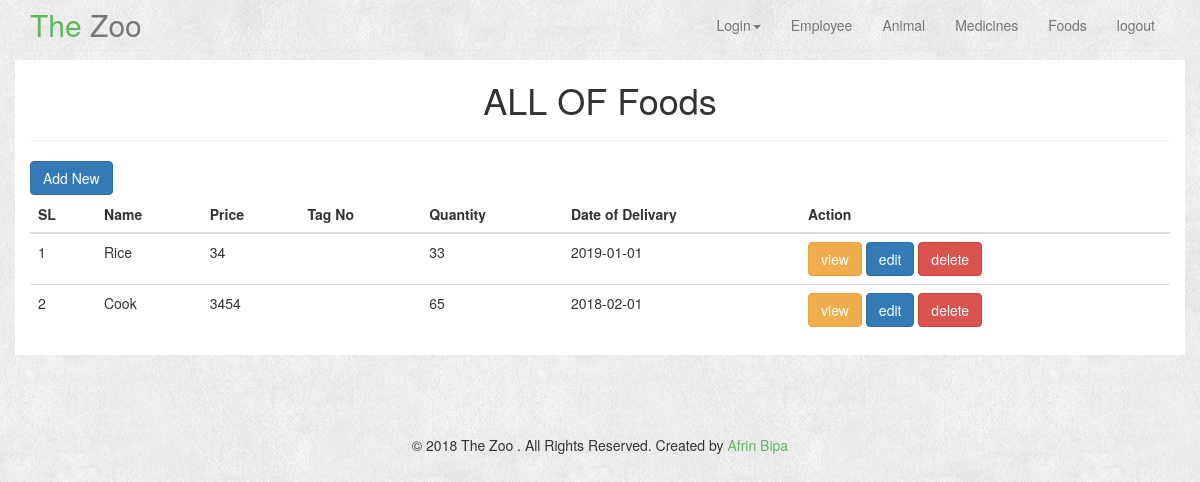
Page /Login/FoodIndex.php (signed in) on the committed database.
### tables this page shows
CREATE TABLE `food` (
  `id` int(55) NOT NULL,
  `name` varchar(55) NOT NULL,
  `price` double NOT NULL,
  `quantity` double NOT NULL,
  `delivery_time` date NOT NULL,
  `E_id` int(11) NOT NULL
);

### Login/FoodIndex.php (the view, shortened to what this page needs)
<?php
$conn = mysqli_connect('localhost','root','','registrations');
$sql = "SELECT * FROM food";
$result = mysqli_query($conn, $sql);
?>
<?php include('header.php') ?>
<br><br><br>
<div style="background-color: white" class="container">
    <h1 align="center">ALL OF Foods</h1>
    <hr>
    <a href="Food.php" class="btn btn-primary">Add New</a>
    <div class="row">
        <div class="col-md-6 col-md-offset-2">
            <div class="col-md-6">
            </div>
        </div>
    </div>
    <table class="table">
        <thead>
        <th>SL</th>
        <th>Name</th>
        <th>Price</th>
        <th>Tag No</th>
        <th>Quantity</th>
        <th>Date of Delivary</th>
        <th>Action</th>
        <thead>
        <tbody>
        <?php $i=1; ?>
        <?php while($row = mysqli_fetch_assoc($result)){
            ?>
            <tr>
                <td><?php echo $i; ?></td>
                <td><?php echo $row['name'] ?></td>
                <td><?php echo $row['price']?></td>
                <td><?php echo $row['tag']?></td>
                <td><?php echo $row['quantity']?></td>
                <td><?php echo $row['delivery_time']?></td>
                <td>
                    <a class="btn btn-warning" href="FoodView.php?id=<?php echo $row['id'] ?>">view</a>
                    <a class="btn btn-primary" href="FoodEdit.php?id=<?php echo $row['id'] ?>">edit</a>
                    <a class="btn btn-danger" onclick ="return confirm('Do you want to delete?')" href="FoodDelete.php?id=<?php echo $row['id'] ?>">delete</a>
                </td>
            </tr>
            <?php $i++; ?>
        <?php } ?>
        </tbody>
    </table>
</div>
<?php include('footer.php') ?>

### Login/css/bootshape.css (style rules this page uses)
body { background-image:url('../img/bg.png'); background-repeat:repeat; }

### rows in the picture
food: name "Rice", price "34", quantity "33", delivery_time "2019-01-01"
food: name "Cook", price "3454", quantity "65", delivery_time "2018-02-01"
